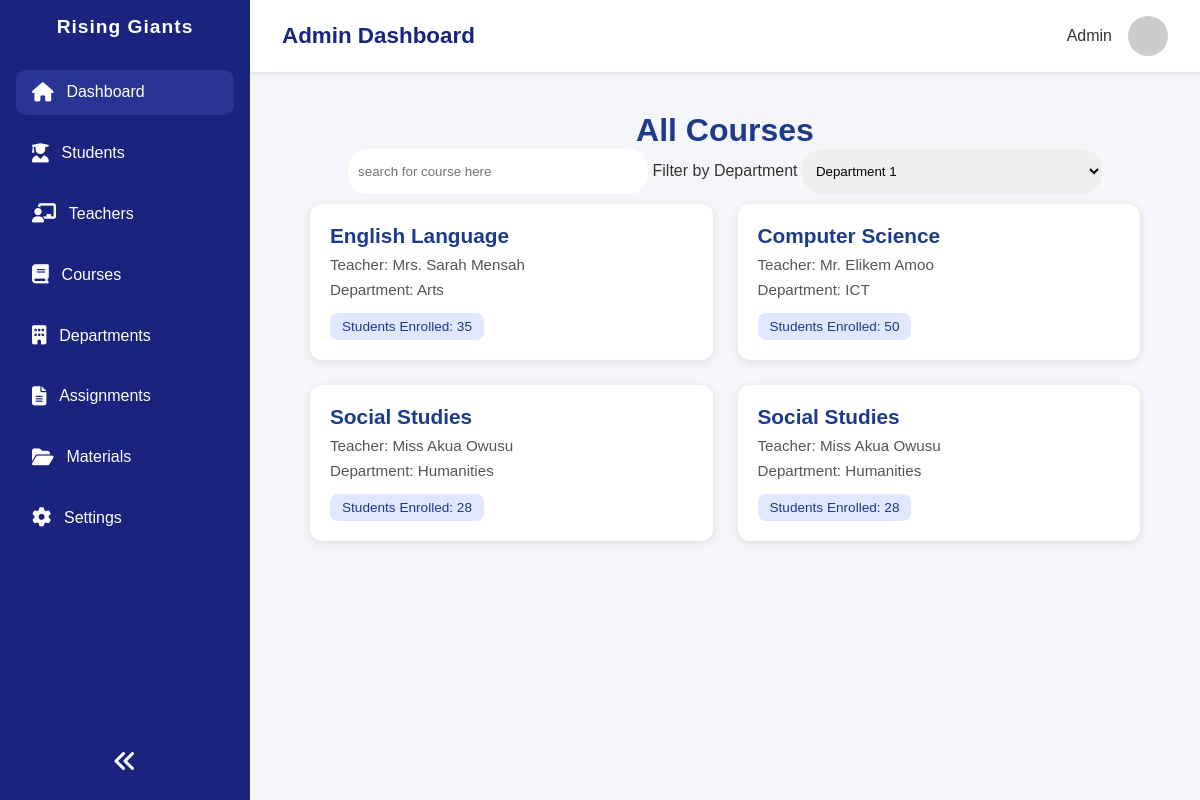
/dashboard/courses/, run on an earlier commit of the app's database.
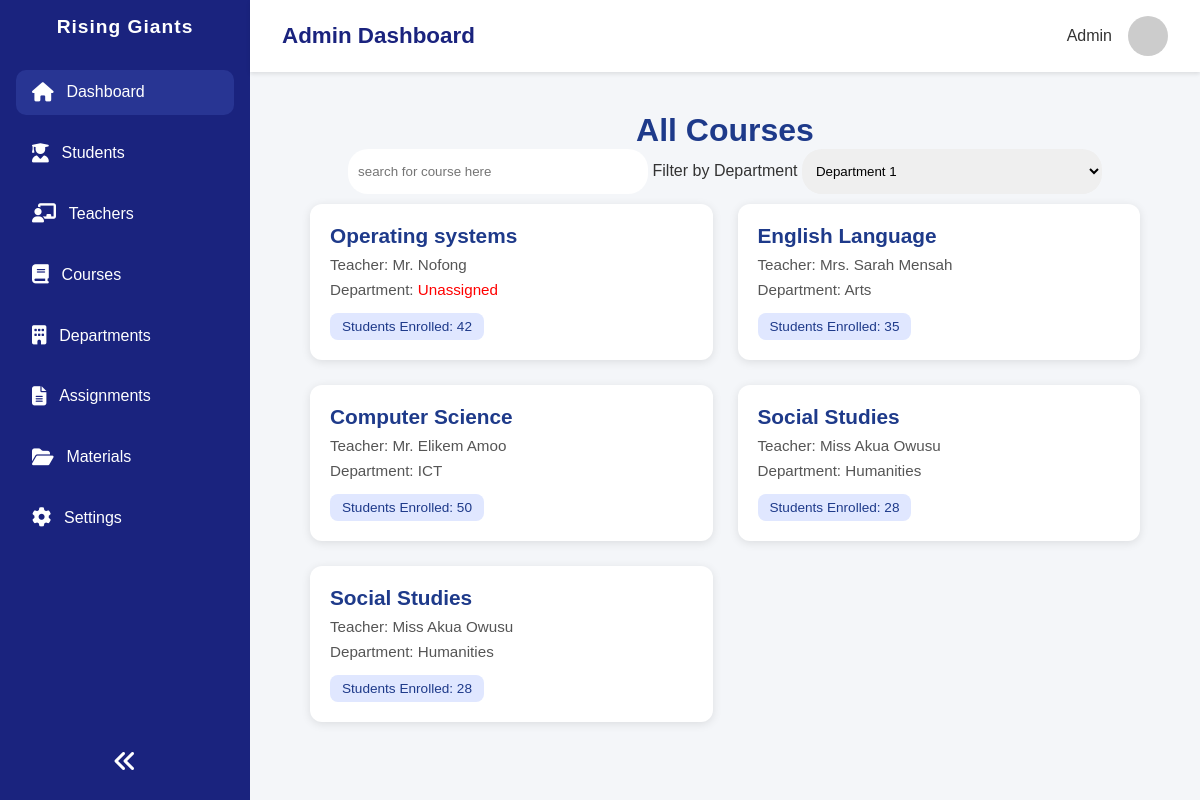
And on a later commit of the database.
### main/models.py (models this page shows, shortened)
class Course(models.Model):
    slug = models.SlugField(unique=True,blank=True,max_length=100)
    name = models.CharField(blank=True,unique=True,max_length=100)
    teacher = models.ForeignKey(
        settings.AUTH_USER_MODEL,
        blank=True,
        on_delete=models.SET_NULL,
        related_name="courses_assigned",
        null=True
        )
    students = models.ManyToManyField(
        settings.AUTH_USER_MODEL,
        blank=True,
        related_name="courses_enrolled",
        null=True
        )
    created_by = models.ForeignKey(
        settings.AUTH_USER_MODEL,
        blank=True,
        null=True,
        on_delete=models.SET_NULL,
        related_name="courses_created"
        )
    department = models.ForeignKey(
        Department,
        blank=True,
        null=True,
        on_delete=models.SET_NULL,
        related_name="courses"
        )
    created_at = models.DateTimeField(auto_now_add=True)
    updated_at = models.DateTimeField(auto_now=True)

### users/models.py (models this page shows)
class CustomUser(AbstractUser):
    ROLES = {
        None:"Select user",
        "admin":"Admin",
        "teacher":"Teacher",
        "student":"Student",
    }
    school_id = models.CharField(blank=True,null=True,unique=True,validators=[is_umat_id])
    role = models.CharField(choices=ROLES, blank=True,default="teacher")
    deparment = models.ForeignKey(
        Department,
            on_delete=models.SET_NULL,
            null=True,
            blank=True,
            related_name="users"
        )
    def __str__(self):
        return self.username
    USERNAME_FIELD = "school_id"

### main/views.py (the view)
# urls.py: path("courses/",views.courses,name="admin_courses"),
def courses(request):
    courses = Course.objects.all()
    context = {
        "courses":courses
    }
    return render(request,"main/admin_course_list.html",context)

### main/context_processors.py (called while the page is built)
def total_values(request):
    total_users = User.objects.all().count()
    total_teachers = User.objects.filter(role = "teacher").count()
    total_students = User.objects.filter(role = "student").count()
    total_departments = Department.objects.all().count()
    total_courses = Course.objects.all().count()
    context = {
        "total_students":total_students,
        "total_teachers":total_teachers,
        "total_courses":total_courses,
        "total_departments":total_departments,
    }
    return context

### main/templates/main/admin_course_list.html (shortened to what this page needs)
{% extends 'main_base.html' %}
{% load static %}
{% block extra_styles %}<link rel="stylesheet" href="{% static 'main/css/admin_course_list.css' %}">
{% endblock extra_styles %}
{% block body %}
  <div class="container">
    <h1>All Courses</h1>
    <form action="">
      <input type="text" placeholder="search for course here ">
      <label for="department">Filter by Department</label>
      <select name="department" id="department">
        <option value="">Department 1 </option>
      </select>
    </form>
    <div class="course-grid">
      {% for course in courses %}
      <div class="course-card">
        <h2>{{course.name}}</h2>
        {% if not course.teacher %}
        <p >Teacher: <span id = "unassigned-course"> Unassigned </span>  </p>
        {% else %}
        <p>Teacher: Mr. {{course.teacher }}</p>
        {% endif %}
        {% if not course.department %}
        <p > Department: <span id = "unassigned-department"> Unassigned </span>  </p>
        {% else %}
        <p> Department: {{course.department }}</p>
        {% endif %}
        <span class="students-count">Students Enrolled: 42</span>
      </div>
      {% endfor %}
      <div class="course-card">
        <h2>English Language</h2>
        <p>Teacher: Mrs. Sarah Mensah</p>
        <p>Department: Arts</p>
        <span class="students-count">Students Enrolled: 35</span>
      </div>
      <div class="course-card">
        <h2>Computer Science</h2>
        <p>Teacher: Mr. Elikem Amoo</p>
        <p>Department: ICT</p>
        <span class="students-count">Students Enrolled: 50</span>
      </div>
      <div class="course-card">
        <h2>Social Studies</h2>
        <p>Teacher: Miss Akua Owusu</p>
        <p>Department: Humanities</p>
        <span class="students-count">Students Enrolled: 28</span>
      </div>
      <div class="course-card">
        <h2>Social Studies</h2>
        <p>Teacher: Miss Akua Owusu</p>
        <p>Department: Humanities</p>
        <span class="students-count">Students Enrolled: 28</span>
      </div>
    </div>
  </div>
{% endblock body %}

What changed in the data, as far as the page shows it:
added Course: name "Operating systems", teacher "Nofong", shows "Department:"
